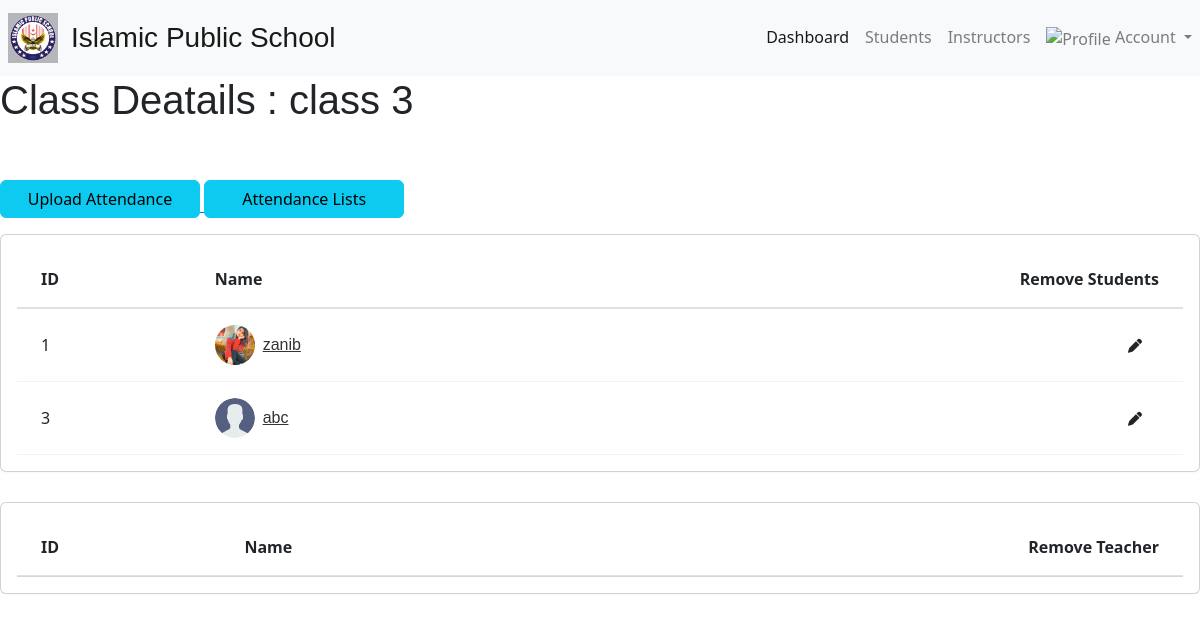
Screenshot of /classdetail/2 with the database file from the repository.
### lmsAdmin/models.py (models this page shows, shortened)
class SchoolClass(models.Model):
    name = models.CharField(max_length=50)
    teachers = models.ManyToManyField(User, related_name='classes_taught',blank=True)
    students = models.ManyToManyField(User, related_name='classes_enrolled',blank=True)
    created_at = models.DateTimeField(auto_now_add=True)
    updated_at = models.DateTimeField(auto_now=True)

class User(AbstractBaseUser):
    email = models.EmailField(
        verbose_name='Email',
        max_length=255,
        unique=True,
        null=True
    )
    studentId = models.CharField(max_length=50,unique=True,null=True)
    teacherId = models.CharField(max_length=50,unique=True,null=True)
    image = models.ImageField(upload_to=upload_to,default='user/logo.jpg')
    firstname = models.CharField(max_length=50,default="")
    lastname = models.CharField(max_length=50,default="")
    gender = models.CharField(max_length=50,default="")
    classNo =  models.CharField(max_length=20,blank=True)
    religion = models.CharField(max_length=100,default="")
    dob = models.CharField(max_length=12,default="")
    phone = models.CharField(max_length=20,default="")
    admissionNo = models.CharField(max_length=50,default="",blank=True)
    section = models.CharField(max_length=15, default="",blank=True)
    in_class = models.BooleanField(default=False)
    fatherName = models.CharField(max_length=50,blank=True)
    fatherOccupation = models.CharField(max_length=50,blank=True)
    fatherMobile = models.CharField(max_length=20,blank=True)
    motherName = models.CharField(max_length=50,blank=True)
    motherOccupation =  models.CharField(max_length=50,blank=True)
    motherMobile = models.CharField(max_length=100,blank=True)
    presentAddress = models.TextField(blank=True)
    permanentAddress = models.TextField(blank=True)
    qualification =  models.CharField(max_length=50,blank=True)
    experience = models.FloatField(default=0,blank=True)
    education = models.TextField(blank=True)
    certificate = models.TextField(blank=True)
    skills = models.TextField(blank=True)
    department = models.TextField(blank=True)
    is_teacher = models.BooleanField(default=True)
    is_active = models.BooleanField(default=True)
    is_admin = models.BooleanField(default=False)
    created_at = models.DateTimeField(auto_now_add=True)
    updated_at = models.DateTimeField(auto_now=True)
    objects = UserManager()
    USERNAME_FIELD = 'email'
    REQUIRED_FIELDS = []

### lmsAdmin/views.py (the view)
# urls.py: path('classdetail/<int:id>', ClassDetailView, name="classdetail"),
def ClassDetailView(request, id):
    classes = SchoolClass.objects.filter(pk=id).first()
    students = classes.students.all()
    teachers = classes.teachers.all()
    context = {
        "clas": classes,
        "students": students,
        "teachers": teachers
    }
    return render(request, 'admin/class.html', context)

### templates/admin/class.html (shortened to what this page needs)
{% extends 'base.html' %}
{% block body %}
<h1>Class Deatails : {{ clas.name }}</h1>
<br>
<br>
<a href="{% url 'attendance-upload' clas.id %}">
    <button type="button" style="width: 200px;" class="btn btn-info mb-3">
      Upload Attendance
    </button>
  </a>
  <a href="{% url 'attendance-list' %}">
    <button type="button" style="width: 200px;" class="btn btn-info mb-3">
      Attendance Lists
    </button>
  </a>
<div class="row">
    <div class="col-sm-12">
        <div class="card card-table">
            <div class="card-body">
                <div class="table-responsive">
                    <table class="table table-hover table-center mb-0 datatable">
                        <thead>
                            <tr>
                                <th>ID</th>
                                <th>Name</th>
                                <th class="text-right">Remove Students</th>
                            </tr>
                        </thead>
                        <tbody>
                            <tr>
                                {% for student in students %}
                                <td>{{ student.id }}</td>
                                <td>
                                    <h2 class="table-avatar">
                                        <a href="student-details.html" class="avatar avatar-sm mr-2"><img
                                                class="avatar-img rounded-circle"
                                                src="/media/{{ student.image }}"
                                                alt="User Image"></a>
                                        <a href="#">{{ student.firstname }}</a>
                                    </h2>
                                </td>
                                <td class="text-right">
                                    <div class="actions">
                                        <a href="#"
                                            class="btn btn-sm bg-success-light mr-2">
                                            <i class="fas fa-pen"></i>
                                        </a>
                                    </div>
                                </td>
                            </tr>
                            {% endfor %}
                        </tbody>
                    </table>
                </div>
            </div>
        </div>
    </div>
</div>
<div class="row">
    <div class="col-sm-12">
        <div class="card card-table">
            <div class="card-body">
                <div class="table-responsive">
                    <table class="table table-hover table-center mb-0 datatable">
                        <thead>
                            <tr>
                                <th>ID</th>
                                <th>Name</th>
                                <th class="text-right">Remove Teacher</th>
                            </tr>
                        </thead>
                    </table>
                </div>
            </div>
        </div>
    </div>
</div>
{% endblock %}

### lmsAdmin/static/assets/css/style.css (style rules this page uses)
html { height: 100%; }
body { background-color: #fff; color: #333; font-family: 'Poppins', sans-serif; font-size: 1rem; height: 100%; line-height: 1.5; overflow-x: hidden; }
h1, h2, h3, h4, h5, h6 { font-family: 'Poppins', sans-serif; margin-top: 0; }
a { color: #009ce7; }
input, button, a { transition: all 0.4s ease; -moz-transition: all 0.4s ease; -o-transition: all 0.4s ease; -ms-transition: all 0.4s ease; -webkit-transition: all 0.4s ease; }
input, input:focus, button, button:focus { outline: none; }
.table { color: #333; max-width: 100%; margin-bottom: 0; width: 100%; }
table.table td h2 { display: inline-block; font-size: inherit; font-weight: 400; margin: 0; padding: 0; vertical-align: middle; }
table.table td h2.table-avatar { align-items: center; display: inline-flex; font-size: inherit; font-weight: 400; margin: 0; padding: 0; vertical-align: middle; white-space: nowrap; }
table.table td h2 a { color: #333; }
.table thead tr th { font-weight: 600; }
.table tbody tr { border-bottom: 1px solid rgba(0, 0, 0, 0.05); }
.table.table-center td, .table.table-center th { vertical-align: middle; }
.card-table .card-body .table > thead > tr > th { border-top: 0; }
.card-table .card-body .table tr td:first-child, .card-table .card-body .table tr th:first-child { padding-left: 1.5rem; }
.card-table .card-body .table tr td:last-child, .card-table .card-body .table tr th:last-child { padding-right: 1.5rem; }
.card-table .table td, .card-table .table th { border-top: 1px solid #e2e5e8; padding: 1rem 0.75rem; white-space: nowrap; }
.btn-info { background-color: #009efb; border: 1px solid #009efb }
.card { border: 1px solid #ececf5; box-shadow: 0 1px 3px 0 rgba(0, 0, 0, 0.03); margin-bottom: 1.875rem; }
.card-body { padding: 1.5rem; }
.bg-success-light { background-color: #18aefa; color: #fff; }
.avatar { position: relative; display: inline-block; width: 3rem; height: 3rem }
.avatar > img { width: 100%; height: 100%; -o-object-fit: cover; object-fit: cover; }
.avatar-sm { width: 2.5rem; height: 2.5rem; }

### rows the page displays
SchoolClass: name "class 3"
User: id "1", image (picture), firstname "zanib"
User: id "3", image (picture), firstname "abc"
